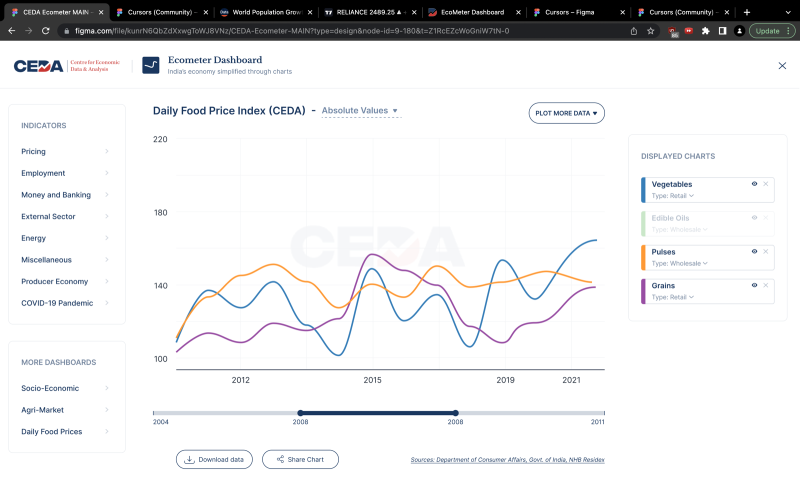
#> input picture assets/images/ecometer/e6f9dcfb_1._Main.png, 1600 x 1001 px (shown at 1/2 size)
$ python prepare-ceda-supporting-assets.py
#> lines starting #> are read from the running program, lines starting #| are printed output that depends on the picture
"""Prepare lossless, unretouched crops of supplied CEDA mockups.

Run from any directory with Pillow installed. Coordinates are left/top/right/bottom
in the original image. Never replace sample values or infer dates from the UI.
"""
from pathlib import Path
import hashlib
import json
from PIL import Image

ROOT = Path(__file__).resolve().parents[1]
SOURCE = ROOT / 'assets/images/ecometer'
OUT = ROOT / 'assets/images/sedp/supporting'
CROPS = [
    ('ecometer-workspace', 'e6f9dcfb_1._Main.png', (0, 84, 1600, 1001), 'Inconsistent plot/range dates and repeated range labels; layout evidence only.'),
    ('ecometer-series', 'e6f9dcfb_1._Main.png', (1250, 265, 1580, 645), 'Selected-series detail from the same workspace; no sample values changed.'),
    ('ecometer-growth', '0849b72d_3._Chart_Growth_Rate.png', (510, 198, 935, 694), 'Transformation selector and explanation only; no transformed-result frame supplied.'),
    ('ecometer-provenance', 'e4652152_4._Chart_Description.png', (302, 199, 885, 645), 'Indicator definition, notes and methodology; historical wording retained.'),
    ('agrimarket-entry', 'e0b09fb2_before1.png', (145, 76, 1495, 710), 'Supplied old interface state; not a matched before/after task.'),
    ('agrimarket-configuration', '981dbc44_before2.png', (99, 45, 1502, 272), 'Supplied old configuration state; displayed dates do not date the engagement.'),
    ('agrimarket-workspace', '27977c07_1._Default_View.png', (0, 84, 1600, 1001), 'Inconsistent sample arithmetic; table/chart layout and explanation evidence only.'),
    ('agrimarket-price-explanation', '27977c07_1._Default_View.png', (273, 532, 696, 689), 'Last-available-price rule as written; sample arithmetic does not verify it.'),
    ('agrimarket-isolation', '66609919_4._Hover_on_Modal_Prices_Legend.png', (583, 435, 1567, 915), 'Separate design state, not transition capture. 30-day average and source/footer differ from default (7-day).'),
    ('agrimarket-map-workspace', '74b2db68_Map_View.png', (0, 84, 1600, 1001), 'Retains table, context, map and readouts. Displayed table/map dates differ; no synchronization proof.'),
    ('agrimarket-download', '3a8ce847_3._Download_Modal.png', (610, 270, 990, 774), 'Complete export configuration; no exported output supplied.'),
]

def main():
    OUT.mkdir(parents=True, exist_ok=True)
    records = []
    for name, filename, bounds, caveat in CROPS:
        source = SOURCE / filename
        target = OUT / f'{name}.webp'
        with Image.open(source) as image:
#> image is the input picture: PIL image 1600x1001 RGBA; mean R, G, B, A 232.6, 232.8, 233.6, 255
            crop = image.crop(bounds)
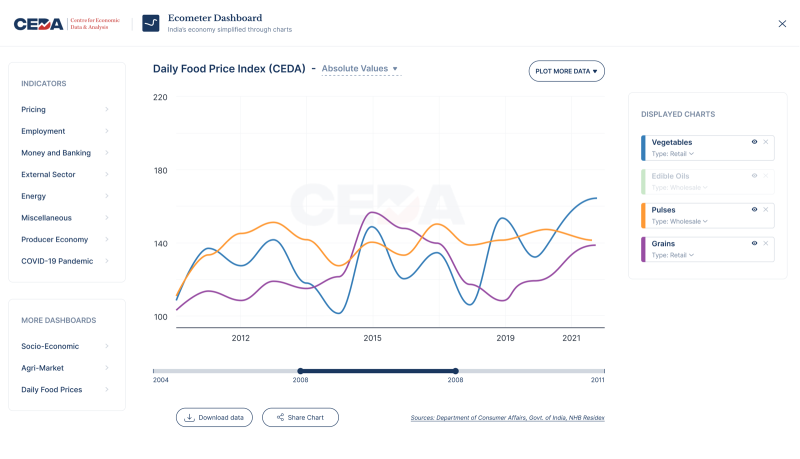
#> crop: PIL image 1600x917 RGBA (shown at 1/2 size); mean R, G, B, A 250.2, 250.4, 251.2, 255
#> pass 3 of the loop in main, `for name, filename, bounds, caveat in CROPS:`:
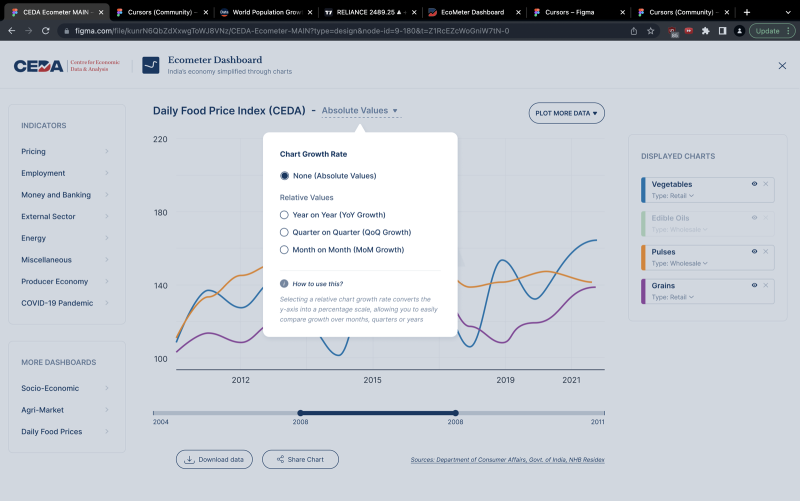
#> input picture assets/images/ecometer/0849b72d_3._Chart_Growth_Rate.png, 1600 x 1001 px (shown at 1/2 size)
#> in main, image is the input picture: PIL image 1600x1001 RGBA; mean R, G, B, A 195.2, 200.7, 208.3, 255
#> in main, `crop = image.crop(bounds)`:
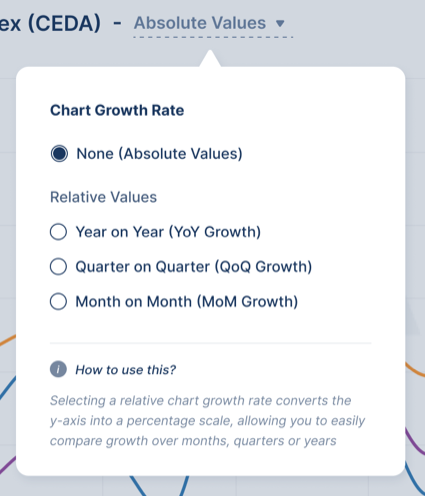
#> crop: PIL image 425x496 RGBA; mean R, G, B, A 235.7, 238.2, 241.6, 255
#> the loop made 9 passes; the first 3 are shown
            crop.save(target, 'WEBP', lossless=True, exact=True, method=6)
        records.append({
            'asset': str(target.relative_to(ROOT)),
            'product': 'Ecometer' if name.startswith('ecometer') else 'Agrimarket',
            'source': str(source.relative_to(ROOT)),
            'source_sha256': hashlib.sha256(source.read_bytes()).hexdigest(),
            'crop_bounds': bounds,
            'dimensions': crop.size,
            'source_type': 'supplied old interface capture' if name in ('agrimarket-entry', 'agrimarket-configuration') else 'supplied design/mockup frame',
            'capture_or_version_date': None,
            'shipping': 'Not applicable: supplied old interface, not a Priyank redesign frame.' if name in ('agrimarket-entry', 'agrimarket-configuration') else 'Represented redesign shipped, confirmed by Priyank on 21 September 2026; independent of image provenance.',
            'sample_data': name not in ('agrimarket-entry', 'agrimarket-configuration'),
            'presentation_limit': caveat,
            'treatment': 'Crop only; lossless WebP, no retouching or numerical edits.',
        })
    (OUT / 'manifest.json').write_text(json.dumps(records, indent=2) + '\n')
    print(f'Prepared {len(records)} crops and source manifest.')

if __name__ == '__main__':
#> (the run stopped early here; a loop or call above may not have finished)
